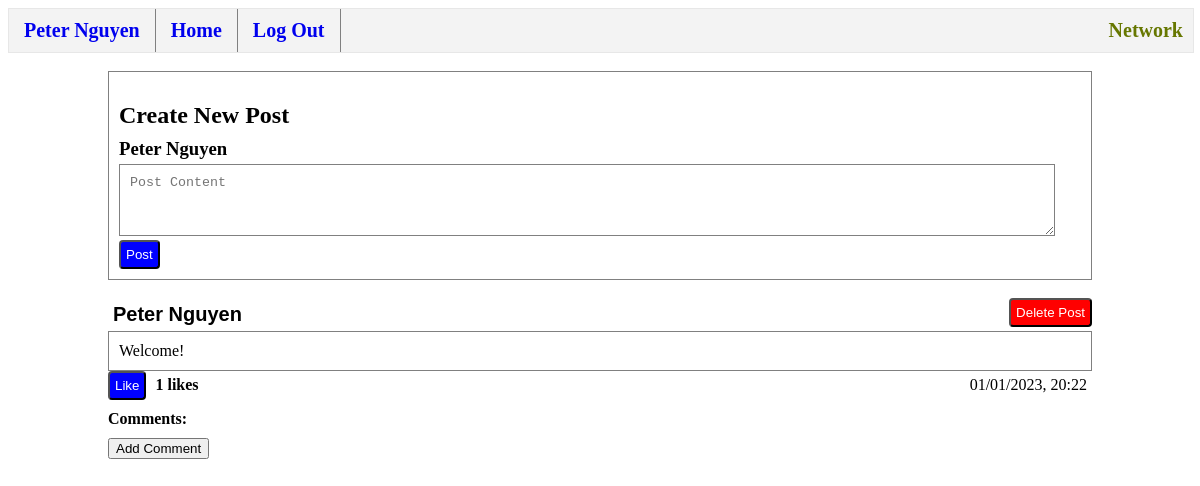
The page / (signed in) on the database its author committed.
### tables this page shows
CREATE TABLE posts (
    id INTEGER PRIMARY KEY AUTOINCREMENT,
    user_id INTEGER NOT NULL,
    username TEXT NOT NULL,
    content TEXT NOT NULL,
    likes INTEGER DEFAULT 0 NOT NULL,
    datetime NUMERIC NOT NULL,
    FOREIGN KEY (user_id) REFERENCES users(id) ON DELETE CASCADE
);

### app.py (the view)
@app.route("/", methods=["GET", "POST"])
@login_required
def index():
    if request.method == "GET":
        pass
    if request.method == "POST":
        content = request.form.get("content")
        if content:
            create_post(content)
    posts = get_posts()
    comments = get_comments()
    return render_template("index.html", posts=posts, comments=comments)

### helpers.py (called while the page is built)
def executeDB(query, arg=None):
    conn = sql.connect('network.db')
    conn.row_factory = sql.Row # "dictionary cursor"
    cur = conn.cursor()
    if arg == None:
        cur.execute(query)
    else:
        cur.execute(query, arg)
    value = cur.fetchall()
    conn.commit()
    conn.close()
    return value

def get_comments():
    return executeDB("SELECT * from comments")

def get_posts(user_id=None):
    if user_id == None:
        posts = executeDB("SELECT * FROM posts ORDER BY datetime DESC")
    else:
        posts = executeDB("SELECT * FROM posts WHERE user_id = ? ORDER BY datetime DESC", [user_id])
    return posts

def login_required(f):
    @wraps(f)
    def decorated_function(*args, **kwargs):
        if session.get("user_id") is None:
            return redirect("/login")
        return f(*args, **kwargs)
    return decorated_function

### templates/index.html (shortened to what this page needs)
{% extends "layout.html" %}
{% block body %}
    <div class="post">
        <h2>Create New Post</h2>
        <h3 class="username">{{ session["username"] }}</h3>
        <form action="/" method="post">
            <textarea class="post text-box" placeholder="Post Content" name="content"></textarea>
            <br>
            <input class="button" type="submit" value="Post">
        </form>
    </div>
    <br>
    {% for post in posts %}
    <div id="post{{post.id}}">
        <form action="/profile" method="post" class="inline">
            <input class="profile-name" type="submit" value="{{ post.username }}">
        </form>
        <button id="delete-button{{post.id}}" onclick=deleteFeature({{post.id}}) class="delete button">Delete Post</button>
        <div class="post">{{ post.content }}</div>
        <button id="like-button{{ post.id }}" onclick=likeFeature({{post.id}}) class="like button" style="display: inline-block;">Like</button>
        <h4 id="like-count{{ post.id }}" class="inline">{{ post.likes }} likes</h4>
        <p class="inline right">{{ post.datetime }}</p>
        <div id="comments{{ post.id }}">
            <h4 class="no-margin">Comments:</h4>
        </div>
        <button class="comment-toggle no-margin" name="{{ post.id }}">Add Comment</button>
        <br>
        <br>
    </div>
    {% endfor %}
{% endblock %}

### templates/layout.html (shortened to what this page needs)
<!DOCTYPE html>
<html lang="en">
    <head>
        <link href="{{ url_for('static', filename='styles.css') }}" rel="stylesheet">
    </head>
    <body>
        <nav class="nav-bar">
            <div>
                <div>
                    {% if session["user_id"] %}
                        <ul class="nav-list">
                            <li class="network-title">Network</li>
                            <li class="nav-item"><a class= "nav-link" href= "/profile">{{ session["username"] }}</a></li>
                            <li class="nav-item"><a class= "nav-link" href="/" >Home</a></li>
                            <li class="nav-item"><a class= "nav-link" href="/logout">Log Out</a></li>
                        </ul>
                    {% else %}
                        <ul class="nav-list">
                            <li class="nav-item"><a class= "nav-link" href="/register">Register</a></li>
                            <li class="nav-item"><a class= "nav-link" href="/login">Log In</a></li>
                        </ul>
                    {% endif %}
                </div>
            </div>
        </nav>
        <br>
        <div class="page-padding">
        {% block body %}{% endblock %}
        </div>
    </body>
</html>

### static/styles.css (style rules this page uses)
.inline { margin-top: 5px; display: inline-block; margin-bottom: 5px; padding-left: 5px; padding-right: 5px; }
.no-margin { margin-top: 10px; margin-bottom: 0px; }
.username { line-height: 0; margin-bottom:15px; }
.post { border-color: gray; border-style: solid; border-width:thin; padding: 10px; margin-bottom:0px; }
.text-box { height: fit-content; width: 95%; max-width: viewport; min-height: 50px; }
.right { float: right; }
.delete { background-color: red !important; float: right; }
.button { background-color:blue; color: white; border-radius: 4px; padding: 5px; display:block; }
.page-padding { padding-left: 100px; padding-right:100px; }
.profile-name { background: none!important; border: none; padding: 0!important; font-family: arial, sans-serif; font-size: 20px; color: black; cursor: pointer; font-weight: bold; }
.nav-bar { margin-top: 0px; padding: 0px; border: 1px solid gray; align-items: center; width: 100%; height: 43px; color: #670; border: 1px solid #e7e7e7; background-color: #f3f3f3; font-weight: bold; font-size: 20px; }
.nav-list { margin: 0; padding: 0; }
.network-title { float: right; text-align: center; padding-top: 10px; padding-bottom: 10px; margin-right: 10px; list-style-type: none; }
.nav-item { list-style-type: none; float: left; border-right: 1px solid gray; padding-top: 10px; padding-bottom: 10px; }
.nav-link { padding-top: 10px; padding-bottom: 10px; padding-left: 15px; padding-right: 15px; text-decoration: none; text-align: center; }

### rows shown on the page
posts: username "Peter Nguyen", content "Welcome!", likes "1", datetime "01/01/2023, 20:22"
